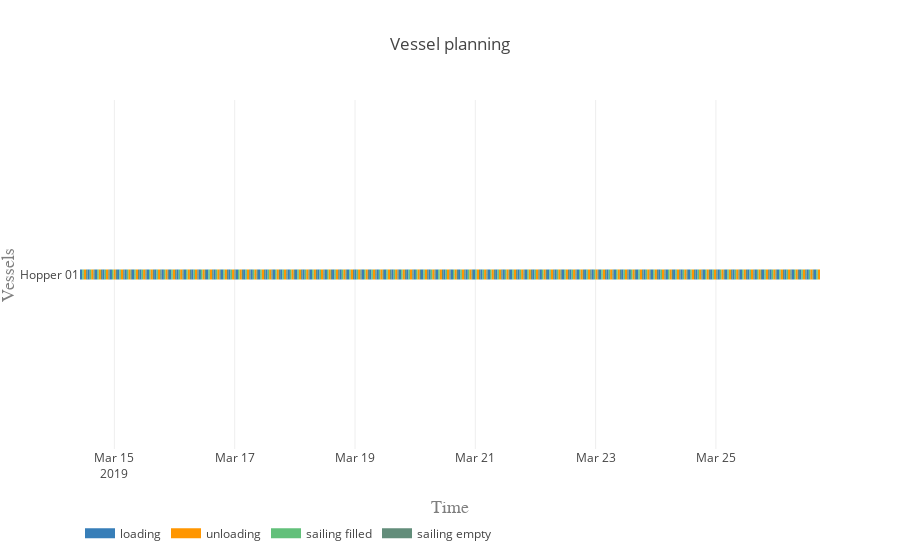

The notebook cell saved with this chart:
### Markdown cell above
#### Vessel planning

### Code cell
vessels = [hopper]

activities = ['loading', 'unloading', 'sailing filled', 'sailing empty']
colors = {0:'rgb(55,126,184)', 1:'rgb(255,150,0)', 2:'rgb(98, 192, 122)', 3:'rgb(98, 141, 122)'}

plot.vessel_planning(vessels, activities, colors)

### Figure 1 — Plotly figure (JSON) as saved in the notebook; plotly's stock layout.template omitted (floating-point values rounded to 4 significant figures; data arrays with more than 128 entries replaced by an {"elided": "..."} marker saying what was removed)
{"data": [{"connectgaps": false, "hoverinfo": "y+name", "line": {"color": "rgb(55,126,184)", "width": 10}, "mode": "lines", "name": "loading", "type": "scatter", "uid": "61356ea6-fae6-42eb-bf3c-4aa3f99e39cd", "x": {"elided": "500 str values"}, "y": {"elided": "500 str values"}}, {"connectgaps": false, "hoverinfo": "y+name", "line": {"color": "rgb(255,150,0)", "width": 10}, "mode": "lines", "name": "unloading", "type": "scatter", "uid": "d9b8cd62-0850-4442-8558-ac427c7ad46c", "x": {"elided": "500 str values"}, "y": {"elided": "500 str values"}}, {"connectgaps": false, "hoverinfo": "y+name", "line": {"color": "rgb(98, 192, 122)", "width": 10}, "mode": "lines", "name": "sailing filled", "type": "scatter", "uid": "f21f5530-4dec-4946-876c-67258d7ca005", "x": {"elided": "500 str values"}, "y": {"elided": "500 str values"}}, {"connectgaps": false, "hoverinfo": "y+name", "line": {"color": "rgb(98, 141, 122)", "width": 10}, "mode": "lines", "name": "sailing empty", "type": "scatter", "uid": "47483432-465d-4a52-9eb7-04467ac4bbfe", "x": {"elided": "495 str values"}, "y": {"elided": "495 str values"}}], "layout": {"hovermode": "closest", "legend": {"orientation": "h", "x": 0, "y": -0.2}, "title": "Vessel planning", "xaxis": {"range": ["2019-03-14 10:16:56", "2019-03-26 17:31:18.511561"], "title": "Time", "titlefont": {"color": "#7f7f7f", "family": "Courier New, monospace", "size": 18}}, "yaxis": {"title": "Vessels", "titlefont": {"color": "#7f7f7f", "family": "Courier New, monospace", "size": 18}}}}
